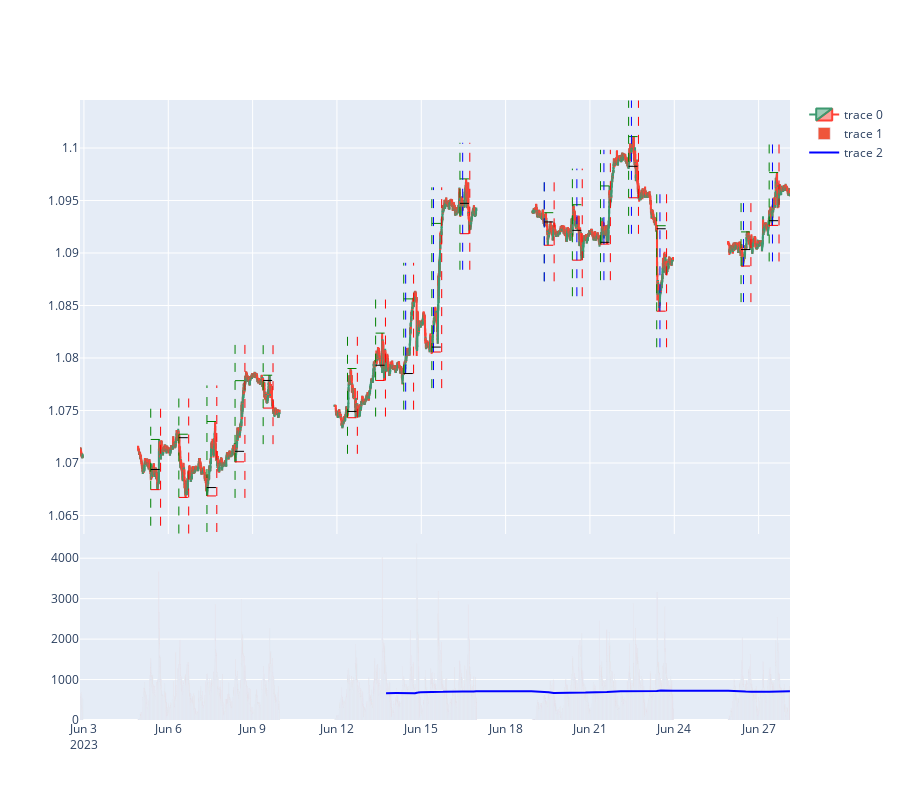

Notebook code for this chart:
### Markdown cell above
# Visual

### Code cell
# Crear una figura con subtramas
fig = make_subplots(rows=2, cols=1, shared_xaxes=True, vertical_spacing=0, row_heights=[0.7, 0.3])

#VELAS
# Agregar las velas a la subtrama superior
fig.add_trace(go.Candlestick(x=df.index,
                             open=df['open'],
                             high=df['high'],
                             low=df['low'],
                             close=df['close']),
              row=1, col=1)

#VOLUMEN
# Agregar el volumen a la subtrama inferior
fig.add_trace(go.Bar(x=df.index, y=df['volume']),
              row=2, col=1)

fig.add_trace(go.Scatter(x=df.index, y=df['volume_ma'], line=dict(color='blue')),
              row=2, col=1)



#SESIÓN LONDRES
precios_max = df[df['london'] == '1']['high']
precios_min = df[df['london'] == '1']['low']


# INICIO-FIN SESIONES
indices_inicio = df[(df['london'] == '1') & (df['london'].shift(1) == '0')].index
indices_fin = df[(df['london'] == '1') & (df['london'].shift(-1) == '0')].index
if len(indices_fin) > len(indices_inicio):
    indices_fin = indices_fin[1:]

# Calcular el rango de precios para ajustar el tamaño de las líneas verticales
rango_precios = max(precios_max) - min(precios_min)
# Agregar líneas verticales para marcar el inicio y el final de la sesión de Londres
for inicio, fin in zip(indices_inicio, indices_fin):
    # Obtener los precios máximo y mínimo en el período de la sesión de Londres
    precio_max_periodo = max(precios_max.loc[inicio:fin])
    precio_min_periodo = min(precios_min.loc[inicio:fin])

    # Ajustar las coordenadas y0 y y1 de las líneas verticales según el rango de precios
    y0 = precio_min_periodo - 0.1 * rango_precios
    y1 = precio_max_periodo + 0.1 * rango_precios

    #APERTURA
    fig.add_shape(
        type='line',
        x0=inicio,
        y0=y0,
        x1=inicio,
        y1=y1,
        line=dict(color='green', width=1, dash='dash'),
    )
    #CIERRE
    fig.add_shape(
        type='line',
        x0=fin,
        y0=y0,
        x1=fin,
        y1=y1,
        line=dict(color='red', width=1, dash='dash'),
    )
    #MÁXIMO
    fig.add_shape(
        type='line',
        x0=inicio,
        y0=precio_max_periodo,
        x1=fin,
        y1=precio_max_periodo,
        line=dict(color='green', width=1, dash='dash'),
    )
    #MÍNIMO
    fig.add_shape(
        type='line',
        x0=inicio,
        y0=precio_min_periodo,
        x1=fin,
        y1=precio_min_periodo,
        line=dict(color='red', width=1, dash='dash'),
    )
    
    #TRIGGER
    indices_sesion = df[(df.index >= inicio) & (df.index <= fin)].index
    primer_indice = indices_sesion[df.loc[indices_sesion, 'volume'] < df.loc[indices_sesion, 'volume_ma']].min()
    if pd.notnull(primer_indice):
        fig.add_shape(
            type='line',
            x0=primer_indice,
            y0=y0,
            x1=primer_indice,
            y1=y1,
            line=dict(color='blue', width=1, dash='dash'),
        )

    #PRECIO APERTURA
    precio_apertura = df.loc[inicio, 'open']
    y = precio_apertura
    fig.add_shape(
        type='line',
        x0=inicio,
        y0=y,
        x1=fin,
        y1=y,
        line=dict(color='black', width=1, dash='dash'),
    )
   
   

    

    
# Habilitar el modo interactivo y las herramientas de zoom para ambas subtramas
fig.update_layout(dragmode='zoom',
                  xaxis_rangeslider_visible=False,
                  height=800)
fig.show()

### Figure 1 — Plotly figure (JSON) as saved in the notebook; plotly's stock layout.template omitted (floating-point values rounded to 4 significant figures; data arrays with more than 128 entries replaced by an {"elided": "..."} marker saying what was removed)
{"data": [{"close": {"elided": "5000 float values"}, "high": {"elided": "5000 float values"}, "low": {"elided": "5000 float values"}, "open": {"elided": "5000 float values"}, "type": "candlestick", "x": {"elided": "5000 str values"}, "xaxis": "x", "yaxis": "y"}, {"type": "bar", "x": {"elided": "5000 str values"}, "xaxis": "x2", "y": {"elided": "5000 int values"}, "yaxis": "y2"}, {"line": {"color": "blue"}, "type": "scatter", "x": {"elided": "5000 str values"}, "xaxis": "x2", "y": {"elided": "5000 float values"}, "yaxis": "y2"}], "layout": {"dragmode": "zoom", "height": 800, "shapes": [{"line": {"color": "green", "dash": "dash", "width": 1}, "type": "line", "x0": "2023-06-05T09:00:00", "x1": "2023-06-05T09:00:00", "y0": 1.064, "y1": 1.076}, {"line": {"color": "red", "dash": "dash", "width": 1}, "type": "line", "x0": "2023-06-05T17:25:00", "x1": "2023-06-05T17:25:00", "y0": 1.064, "y1": 1.076}, {"line": {"color": "green", "dash": "dash", "width": 1}, "type": "line", "x0": "2023-06-05T09:00:00", "x1": "2023-06-05T17:25:00", "y0": 1.072, "y1": 1.072}, {"line": {"color": "red", "dash": "dash", "width": 1}, "type": "line", "x0": "2023-06-05T09:00:00", "x1": "2023-06-05T17:25:00", "y0": 1.067, "y1": 1.067}, {"line": {"color": "black", "dash": "dash", "width": 1}, "type": "line", "x0": "2023-06-05T09:00:00", "x1": "2023-06-05T17:25:00", "y0": 1.069, "y1": 1.069}, {"line": {"color": "green", "dash": "dash", "width": 1}, "type": "line", "x0": "2023-06-06T09:00:00", "x1": "2023-06-06T09:00:00", "y0": 1.063, "y1": 1.076}, {"line": {"color": "red", "dash": "dash", "width": 1}, "type": "line", "x0": "2023-06-06T17:25:00", "x1": "2023-06-06T17:25:00", "y0": 1.063, "y1": 1.076}, {"line": {"color": "green", "dash": "dash", "width": 1}, "type": "line", "x0": "2023-06-06T09:00:00", "x1": "2023-06-06T17:25:00", "y0": 1.073, "y1": 1.073}, {"line": {"color": "red", "dash": "dash", "width": 1}, "type": "line", "x0": "2023-06-06T09:00:00", "x1": "2023-06-06T17:25:00", "y0": 1.067, "y1": 1.067}, {"line": {"color": "black", "dash": "dash", "width": 1}, "type": "line", "x0": "2023-06-06T09:00:00", "x1": "2023-06-06T17:25:00", "y0": 1.072, "y1": 1.072}, {"line": {"color": "green", "dash": "dash", "width": 1}, "type": "line", "x0": "2023-06-07T09:00:00", "x1": "2023-06-07T09:00:00", "y0": 1.063, "y1": 1.077}, {"line": {"color": "red", "dash": "dash", "width": 1}, "type": "line", "x0": "2023-06-07T17:25:00", "x1": "2023-06-07T17:25:00", "y0": 1.063, "y1": 1.077}, {"line": {"color": "green", "dash": "dash", "width": 1}, "type": "line", "x0": "2023-06-07T09:00:00", "x1": "2023-06-07T17:25:00", "y0": 1.074, "y1": 1.074}, {"line": {"color": "red", "dash": "dash", "width": 1}, "type": "line", "x0": "2023-06-07T09:00:00", "x1": "2023-06-07T17:25:00", "y0": 1.067, "y1": 1.067}, {"line": {"color": "black", "dash": "dash", "width": 1}, "type": "line", "x0": "2023-06-07T09:00:00", "x1": "2023-06-07T17:25:00", "y0": 1.068, "y1": 1.068}, {"line": {"color": "green", "dash": "dash", "width": 1}, "type": "line", "x0": "2023-06-08T09:00:00", "x1": "2023-06-08T09:00:00", "y0": 1.067, "y1": 1.081}, {"line": {"color": "red", "dash": "dash", "width": 1}, "type": "line", "x0": "2023-06-08T17:25:00", "x1": "2023-06-08T17:25:00", "y0": 1.067, "y1": 1.081}, {"line": {"color": "green", "dash": "dash", "width": 1}, "type": "line", "x0": "2023-06-08T09:00:00", "x1": "2023-06-08T17:25:00", "y0": 1.078, "y1": 1.078}, {"line": {"color": "red", "dash": "dash", "width": 1}, "type": "line", "x0": "2023-06-08T09:00:00", "x1": "2023-06-08T17:25:00", "y0": 1.07, "y1": 1.07}, {"line": {"color": "black", "dash": "dash", "width": 1}, "type": "line", "x0": "2023-06-08T09:00:00", "x1": "2023-06-08T17:25:00", "y0": 1.071, "y1": 1.071}, {"line": {"color": "green", "dash": "dash", "width": 1}, "type": "line", "x0": "2023-06-09T09:00:00", "x1": "2023-06-09T09:00:00", "y0": 1.072, "y1": 1.082}, {"line": {"color": "red", "dash": "dash", "width": 1}, "type": "line", "x0": "2023-06-09T17:25:00", "x1": "2023-06-09T17:25:00", "y0": 1.072, "y1": 1.082}, {"line": {"color": "green", "dash": "dash", "width": 1}, "type": "line", "x0": "2023-06-09T09:00:00", "x1": "2023-06-09T17:25:00", "y0": 1.078, "y1": 1.078}, {"line": {"color": "red", "dash": "dash", "width": 1}, "type": "line", "x0": "2023-06-09T09:00:00", "x1": "2023-06-09T17:25:00", "y0": 1.075, "y1": 1.075}, {"line": {"color": "black", "dash": "dash", "width": 1}, "type": "line", "x0": "2023-06-09T09:00:00", "x1": "2023-06-09T17:25:00", "y0": 1.078, "y1": 1.078}, {"line": {"color": "green", "dash": "dash", "width": 1}, "type": "line", "x0": "2023-06-12T09:00:00", "x1": "2023-06-12T09:00:00", "y0": 1.071, "y1": 1.082}, {"line": {"color": "red", "dash": "dash", "width": 1}, "type": "line", "x0": "2023-06-12T17:25:00", "x1": "2023-06-12T17:25:00", "y0": 1.071, "y1": 1.082}, {"line": {"color": "green", "dash": "dash", "width": 1}, "type": "line", "x0": "2023-06-12T09:00:00", "x1": "2023-06-12T17:25:00", "y0": 1.079, "y1": 1.079}, {"line": {"color": "red", "dash": "dash", "width": 1}, "type": "line", "x0": "2023-06-12T09:00:00", "x1": "2023-06-12T17:25:00", "y0": 1.074, "y1": 1.074}, {"line": {"color": "black", "dash": "dash", "width": 1}, "type": "line", "x0": "2023-06-12T09:00:00", "x1": "2023-06-12T17:25:00", "y0": 1.075, "y1": 1.075}, {"line": {"color": "green", "dash": "dash", "width": 1}, "type": "line", "x0": "2023-06-13T09:00:00", "x1": "2023-06-13T09:00:00", "y0": 1.074, "y1": 1.086}, {"line": {"color": "red", "dash": "dash", "width": 1}, "type": "line", "x0": "2023-06-13T17:25:00", "x1": "2023-06-13T17:25:00", "y0": 1.074, "y1": 1.086}, {"line": {"color": "green", "dash": "dash", "width": 1}, "type": "line", "x0": "2023-06-13T09:00:00", "x1": "2023-06-13T17:25:00", "y0": 1.082, "y1": 1.082}, {"line": {"color": "red", "dash": "dash", "width": 1}, "type": "line", "x0": "2023-06-13T09:00:00", "x1": "2023-06-13T17:25:00", "y0": 1.078, "y1": 1.078}, {"line": {"color": "black", "dash": "dash", "width": 1}, "type": "line", "x0": "2023-06-13T09:00:00", "x1": "2023-06-13T17:25:00", "y0": 1.079, "y1": 1.079}, {"line": {"color": "green", "dash": "dash", "width": 1}, "type": "line", "x0": "2023-06-14T09:00:00", "x1": "2023-06-14T09:00:00", "y0": 1.075, "y1": 1.089}, {"line": {"color": "red", "dash": "dash", "width": 1}, "type": "line", "x0": "2023-06-14T17:25:00", "x1": "2023-06-14T17:25:00", "y0": 1.075, "y1": 1.089}, {"line": {"color": "green", "dash": "dash", "width": 1}, "type": "line", "x0": "2023-06-14T09:00:00", "x1": "2023-06-14T17:25:00", "y0": 1.086, "y1": 1.086}, {"line": {"color": "red", "dash": "dash", "width": 1}, "type": "line", "x0": "2023-06-14T09:00:00", "x1": "2023-06-14T17:25:00", "y0": 1.079, "y1": 1.079}, {"line": {"color": "blue", "dash": "dash", "width": 1}, "type": "line", "x0": "2023-06-14T10:40:00", "x1": "2023-06-14T10:40:00", "y0": 1.075, "y1": 1.089}, {"line": {"color": "black", "dash": "dash", "width": 1}, "type": "line", "x0": "2023-06-14T09:00:00", "x1": "2023-06-14T17:25:00", "y0": 1.079, "y1": 1.079}, {"line": {"color": "green", "dash": "dash", "width": 1}, "type": "line", "x0": "2023-06-15T09:00:00", "x1": "2023-06-15T09:00:00", "y0": 1.077, "y1": 1.096}, {"line": {"color": "red", "dash": "dash", "width": 1}, "type": "line", "x0": "2023-06-15T17:25:00", "x1": "2023-06-15T17:25:00", "y0": 1.077, "y1": 1.096}, {"line": {"color": "green", "dash": "dash", "width": 1}, "type": "line", "x0": "2023-06-15T09:00:00", "x1": "2023-06-15T17:25:00", "y0": 1.093, "y1": 1.093}, {"line": {"color": "red", "dash": "dash", "width": 1}, "type": "line", "x0": "2023-06-15T09:00:00", "x1": "2023-06-15T17:25:00", "y0": 1.081, "y1": 1.081}, {"line": {"color": "blue", "dash": "dash", "width": 1}, "type": "line", "x0": "2023-06-15T10:25:00", "x1": "2023-06-15T10:25:00", "y0": 1.077, "y1": 1.096}, {"line": {"color": "black", "dash": "dash", "width": 1}, "type": "line", "x0": "2023-06-15T09:00:00", "x1": "2023-06-15T17:25:00", "y0": 1.081, "y1": 1.081}, {"line": {"color": "green", "dash": "dash", "width": 1}, "type": "line", "x0": "2023-06-16T09:00:00", "x1": "2023-06-16T09:00:00", "y0": 1.088, "y1": 1.1}, {"line": {"color": "red", "dash": "dash", "width": 1}, "type": "line", "x0": "2023-06-16T17:25:00", "x1": "2023-06-16T17:25:00", "y0": 1.088, "y1": 1.1}, {"line": {"color": "green", "dash": "dash", "width": 1}, "type": "line", "x0": "2023-06-16T09:00:00", "x1": "2023-06-16T17:25:00", "y0": 1.097, "y1": 1.097}, {"line": {"color": "red", "dash": "dash", "width": 1}, "type": "line", "x0": "2023-06-16T09:00:00", "x1": "2023-06-16T17:25:00", "y0": 1.092, "y1": 1.092}, {"line": {"color": "blue", "dash": "dash", "width": 1}, "type": "line", "x0": "2023-06-16T11:20:00", "x1": "2023-06-16T11:20:00", "y0": 1.088, "y1": 1.1}, {"line": {"color": "black", "dash": "dash", "width": 1}, "type": "line", "x0": "2023-06-16T09:00:00", "x1": "2023-06-16T17:25:00", "y0": 1.095, "y1": 1.095}, {"line": {"color": "green", "dash": "dash", "width": 1}, "type": "line", "x0": "2023-06-19T09:00:00", "x1": "2023-06-19T09:00:00", "y0": 1.087, "y1": 1.097}, {"line": {"color": "red", "dash": "dash", "width": 1}, "type": "line", "x0": "2023-06-19T17:25:00", "x1": "2023-06-19T17:25:00", "y0": 1.087, "y1": 1.097}, {"line": {"color": "green", "dash": "dash", "width": 1}, "type": "line", "x0": "2023-06-19T09:00:00", "x1": "2023-06-19T17:25:00", "y0": 1.094, "y1": 1.094}, {"line": {"color": "red", "dash": "dash", "width": 1}, "type": "line", "x0": "2023-06-19T09:00:00", "x1": "2023-06-19T17:25:00", "y0": 1.091, "y1": 1.091}, {"line": {"color": "blue", "dash": "dash", "width": 1}, "type": "line", "x0": "2023-06-19T09:00:00", "x1": "2023-06-19T09:00:00", "y0": 1.087, "y1": 1.097}, {"line": {"color": "black", "dash": "dash", "width": 1}, "type": "line", "x0": "2023-06-19T09:00:00", "x1": "2023-06-19T17:25:00", "y0": 1.093, "y1": 1.093}, {"line": {"color": "green", "dash": "dash", "width": 1}, "type": "line", "x0": "2023-06-20T09:00:00", "x1": "2023-06-20T09:00:00", "y0": 1.086, "y1": 1.098}, {"line": {"color": "red", "dash": "dash", "width": 1}, "type": "line", "x0": "2023-06-20T17:25:00", "x1": "2023-06-20T17:25:00", "y0": 1.086, "y1": 1.098}, {"line": {"color": "green", "dash": "dash", "width": 1}, "type": "line", "x0": "2023-06-20T09:00:00", "x1": "2023-06-20T17:25:00", "y0": 1.095, "y1": 1.095}, {"line": {"color": "red", "dash": "dash", "width": 1}, "type": "line", "x0": "2023-06-20T09:00:00", "x1": "2023-06-20T17:25:00", "y0": 1.089, "y1": 1.089}, {"line": {"color": "blue", "dash": "dash", "width": 1}, "type": "line", "x0": "2023-06-20T12:50:00", "x1": "2023-06-20T12:50:00", "y0": 1.086, "y1": 1.098}, {"line": {"color": "black", "dash": "dash", "width": 1}, "type": "line", "x0": "2023-06-20T09:00:00", "x1": "2023-06-20T17:25:00", "y0": 1.092, "y1": 1.092}, {"line": {"color": "green", "dash": "dash", "width": 1}, "type": "line", "x0": "2023-06-21T09:00:00", "x1": "2023-06-21T09:00:00", "y0": 1.087, "y1": 1.1}, {"line": {"color": "red", "dash": "dash", "width": 1}, "type": "line", "x0": "2023-06-21T17:25:00", "x1": "2023-06-21T17:25:00", "y0": 1.087, "y1": 1.1}, {"line": {"color": "green", "dash": "dash", "width": 1}, "type": "line", "x0": "2023-06-21T09:00:00", "x1": "2023-06-21T17:25:00", "y0": 1.096, "y1": 1.096}, {"line": {"color": "red", "dash": "dash", "width": 1}, "type": "line", "x0": "2023-06-21T09:00:00", "x1": "2023-06-21T17:25:00", "y0": 1.091, "y1": 1.091}, {"line": {"color": "blue", "dash": "dash", "width": 1}, "type": "line", "x0": "2023-06-21T11:55:00", "x1": "2023-06-21T11:55:00", "y0": 1.087, "y1": 1.1}, {"line": {"color": "black", "dash": "dash", "width": 1}, "type": "line", "x0": "2023-06-21T09:00:00", "x1": "2023-06-21T17:25:00", "y0": 1.091, "y1": 1.091}, {"line": {"color": "green", "dash": "dash", "width": 1}, "type": "line", "x0": "2023-06-22T09:00:00", "x1": "2023-06-22T09:00:00", "y0": 1.092, "y1": 1.105}, {"line": {"color": "red", "dash": "dash", "width": 1}, "type": "line", "x0": "2023-06-22T17:25:00", "x1": "2023-06-22T17:25:00", "y0": 1.092, "y1": 1.105}, {"line": {"color": "green", "dash": "dash", "width": 1}, "type": "line", "x0": "2023-06-22T09:00:00", "x1": "2023-06-22T17:25:00", "y0": 1.101, "y1": 1.101}, {"line": {"color": "red", "dash": "dash", "width": 1}, "type": "line", "x0": "2023-06-22T09:00:00", "x1": "2023-06-22T17:25:00", "y0": 1.095, "y1": 1.095}, {"line": {"color": "blue", "dash": "dash", "width": 1}, "type": "line", "x0": "2023-06-22T11:25:00", "x1": "2023-06-22T11:25:00", "y0": 1.092, "y1": 1.105}, {"line": {"color": "black", "dash": "dash", "width": 1}, "type": "line", "x0": "2023-06-22T09:00:00", "x1": "2023-06-22T17:25:00", "y0": 1.098, "y1": 1.098}, {"line": {"color": "green", "dash": "dash", "width": 1}, "type": "line", "x0": "2023-06-23T09:00:00", "x1": "2023-06-23T09:00:00", "y0": 1.081, "y1": 1.096}, {"line": {"color": "red", "dash": "dash", "width": 1}, "type": "line", "x0": "2023-06-23T17:25:00", "x1": "2023-06-23T17:25:00", "y0": 1.081, "y1": 1.096}, {"line": {"color": "green", "dash": "dash", "width": 1}, "type": "line", "x0": "2023-06-23T09:00:00", "x1": "2023-06-23T17:25:00", "y0": 1.093, "y1": 1.093}, {"line": {"color": "red", "dash": "dash", "width": 1}, "type": "line", "x0": "2023-06-23T09:00:00", "x1": "2023-06-23T17:25:00", "y0": 1.084, "y1": 1.084}, {"line": {"color": "blue", "dash": "dash", "width": 1}, "type": "line", "x0": "2023-06-23T11:45:00", "x1": "2023-06-23T11:45:00", "y0": 1.081, "y1": 1.096}, {"line": {"color": "black", "dash": "dash", "width": 1}, "type": "line", "x0": "2023-06-23T09:00:00", "x1": "2023-06-23T17:25:00", "y0": 1.092, "y1": 1.092}, {"line": {"color": "green", "dash": "dash", "width": 1}, "type": "line", "x0": "2023-06-26T09:00:00", "x1": "2023-06-26T09:00:00", "y0": 1.085, "y1": 1.095}, {"line": {"color": "red", "dash": "dash", "width": 1}, "type": "line", "x0": "2023-06-26T17:25:00", "x1": "2023-06-26T17:25:00", "y0": 1.085, "y1": 1.095}, {"line": {"color": "green", "dash": "dash", "width": 1}, "type": "line", "x0": "2023-06-26T09:00:00", "x1": "2023-06-26T17:25:00", "y0": 1.092, "y1": 1.092}, {"line": {"color": "red", "dash": "dash", "width": 1}, "type": "line", "x0": "2023-06-26T09:00:00", "x1": "2023-06-26T17:25:00", "y0": 1.089, "y1": 1.089}, {"line": {"color": "blue", "dash": "dash", "width": 1}, "type": "line", "x0": "2023-06-26T11:05:00", "x1": "2023-06-26T11:05:00", "y0": 1.085, "y1": 1.095}, {"line": {"color": "black", "dash": "dash", "width": 1}, "type": "line", "x0": "2023-06-26T09:00:00", "x1": "2023-06-26T17:25:00", "y0": 1.09, "y1": 1.09}, {"line": {"color": "green", "dash": "dash", "width": 1}, "type": "line", "x0": "2023-06-27T09:00:00", "x1": "2023-06-27T09:00:00", "y0": 1.089, "y1": 1.101}, {"line": {"color": "red", "dash": "dash", "width": 1}, "type": "line", "x0": "2023-06-27T17:25:00", "x1": "2023-06-27T17:25:00", "y0": 1.089, "y1": 1.101}, {"line": {"color": "green", "dash": "dash", "width": 1}, "type": "line", "x0": "2023-06-27T09:00:00", "x1": "2023-06-27T17:25:00", "y0": 1.098, "y1": 1.098}, {"line": {"color": "red", "dash": "dash", "width": 1}, "type": "line", "x0": "2023-06-27T09:00:00", "x1": "2023-06-27T17:25:00", "y0": 1.093, "y1": 1.093}, {"line": {"color": "blue", "dash": "dash", "width": 1}, "type": "line", "x0": "2023-06-27T11:50:00", "x1": "2023-06-27T11:50:00", "y0": 1.089, "y1": 1.101}, {"line": {"color": "black", "dash": "dash", "width": 1}, "type": "line", "x0": "2023-06-27T09:00:00", "x1": "2023-06-27T17:25:00", "y0": 1.093, "y1": 1.093}], "xaxis": {"anchor": "y", "domain": [0, 1], "matches": "x2", "rangeslider": {"visible": false}, "showticklabels": false}, "xaxis2": {"anchor": "y2", "domain": [0, 1]}, "yaxis": {"anchor": "x", "domain": [0.3, 1]}, "yaxis2": {"anchor": "x2", "domain": [0, 0.3]}}}
